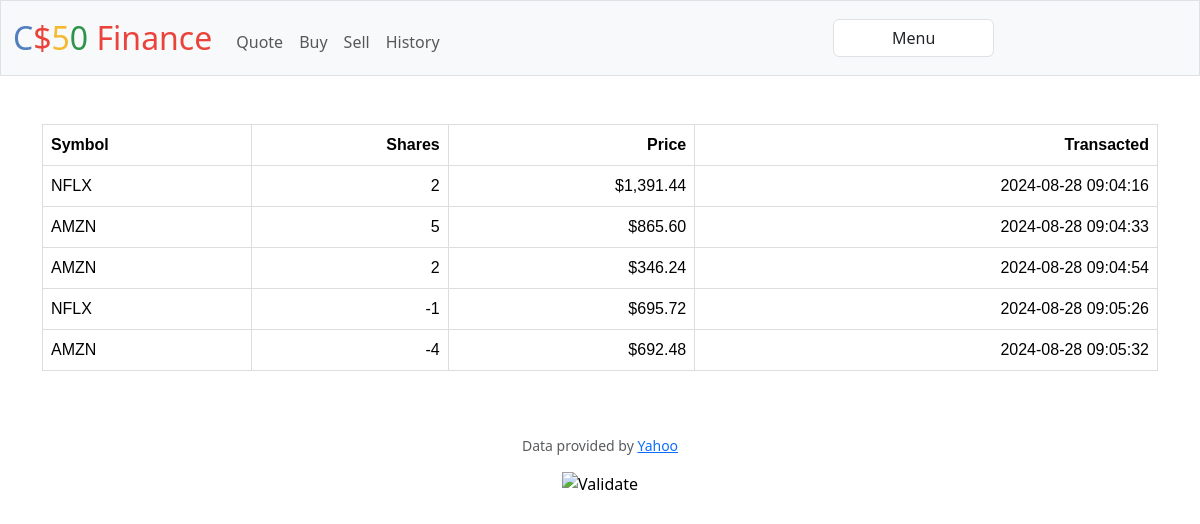
The app's page /history (signed in) with its own data.
### tables this page shows
CREATE TABLE purchases (purchase_id INTEGER PRIMARY KEY AUTOINCREMENT, user_id INTEGER NOT NULL, stock TEXT NOT NULL,
price REAL NOT NULL,
purchase_date DATETIME DEFAULT CURRENT_TIMESTAMP, number INTEGER NOT NULL,
FOREIGN KEY(user_id) REFERENCES users(id)
);

### app.py (the view)
@app.route("/history")
@login_required
def history():
    shares = db.execute("SELECT * FROM purchases")
    return render_template("history.html", shares=shares)

### app.py (called while the page is built)
@app.after_request
def after_request(response):
    response.headers["Cache-Control"] = "no-cache, no-store, must-revalidate"
    response.headers["Expires"] = 0
    response.headers["Pragma"] = "no-cache"
    return response

### helpers.py (called while the page is built)
def login_required(f):
    @wraps(f)
    def decorated_function(*args, **kwargs):
        if session.get("user_id") is None:
            return redirect("/login")
        return f(*args, **kwargs)
    return decorated_function

def usd(value):
    return f"${value:,.2f}"

### templates/history.html (shortened to what this page needs)
{% extends "layout.html" %}
{% block main %}
    <table class="table">
        <thead>
            <tr>
                <th class="text-start">Symbol</th>
                <th class="text-end">Shares</th>
                <th class="text-end">Price</th>
                <th class="text-end">Transacted</th>
            </tr>
        </thead>
        <tbody>
            {% for share in shares %}
            <tr>
                <td class="text-start">{{ share.stock }}</td>
                <td class="text-end">{{ share.number }}</td>
                <td class="text-end">{{ share.price | usd }}</td>
                <td class="text-end">{{ share.purchase_date }}</td>
            </tr>
            {% endfor %}
        </tbody>
    </table>
{% endblock %}

### templates/layout.html (shortened to what this page needs)
<!DOCTYPE html>
<html lang="en">
    <head>
        <link href="https://cdn.jsdelivr.net/npm/bootstrap@5.3.3/dist/css/bootstrap.min.css" rel="stylesheet">
        <link href="/static/styles.css" rel="stylesheet">
    </head>
    <body>
        <nav class="bg-light border navbar navbar-expand-md navbar-light">
            <div class="container-fluid">
                <a class="navbar-brand" href="/"><span class="blue">C</span><span class="red">$</span><span class="yellow">5</span><span class="green">0</span> <span class="red">Finance</span></a>
                <div class="collapse navbar-collapse" id="navbar">
                    {% if session["user_id"] %}
                        <ul class="navbar-nav me-auto mt-2">
                            <li class="nav-item"><a class="nav-link" href="/quote">Quote</a></li>
                            <li class="nav-item"><a class="nav-link" href="/buy">Buy</a></li>
                            <li class="nav-item"><a class="nav-link" href="/sell">Sell</a></li>
                            <li class="nav-item"><a class="nav-link" href="/history">History</a></li>
                        </ul>
                        <select class="form-control mx-auto w-auto text-center"  id="menu" aria-label="Menu">
                            <option value="" selected disabled hidden >Menu</option>
                        </select>
                    {% else %}
                        <ul class="navbar-nav ms-auto mt-2">
                            <li class="nav-item"><a class="nav-link" href="/register">Register</a></li>
                            <li class="nav-item"><a class="nav-link" href="/login">Log In</a></li>
                        </ul>
                    {% endif %}
                </div>
            </div>
        </nav>
        <main class="container py-5 text-center">
            {% block main %}{% endblock %}
        </main>
        <footer class="mb-5">
            <p class="mb-3 small text-center text-muted">
                Data provided by <a href="https://finance.yahoo.com/">Yahoo</a>
            </p>
            <form action="https://validator.w3.org/check" class="text-center" enctype="multipart/form-data" method="post" target="_blank">
                <input alt="Validate" src="/static/I_heart_validator.png" type="image">
            </form>
        </footer>
    </body>
</html>

### static/styles.css (style rules this page uses)
nav .navbar-brand { font-size: xx-large; }
nav .navbar-brand .blue { color: #537fbe; }
nav .navbar-brand .red { color: #ea433b; }
nav .navbar-brand .yellow { color: #f5b82e; }
nav .navbar-brand .green { color: #2e944b; }
table { font-family: arial, sans-serif; text-align: center; border-collapse: collapse; width: 20%; }
td, th { border: 1px solid #dddddd; text-align: center; padding: 8px; }

### records on screen
purchases: stock "NFLX", number "2", price "$1,391.44", purchase_date "2024-08-28 09:04:16"
purchases: stock "AMZN", number "5", price "$865.60", purchase_date "2024-08-28 09:04:33"
purchases: stock "AMZN", number "2", price "$346.24", purchase_date "2024-08-28 09:04:54"
purchases: stock "NFLX", number "-1", price "$695.72", purchase_date "2024-08-28 09:05:26"
purchases: stock "AMZN", number "-4", price "$692.48", purchase_date "2024-08-28 09:05:32"
